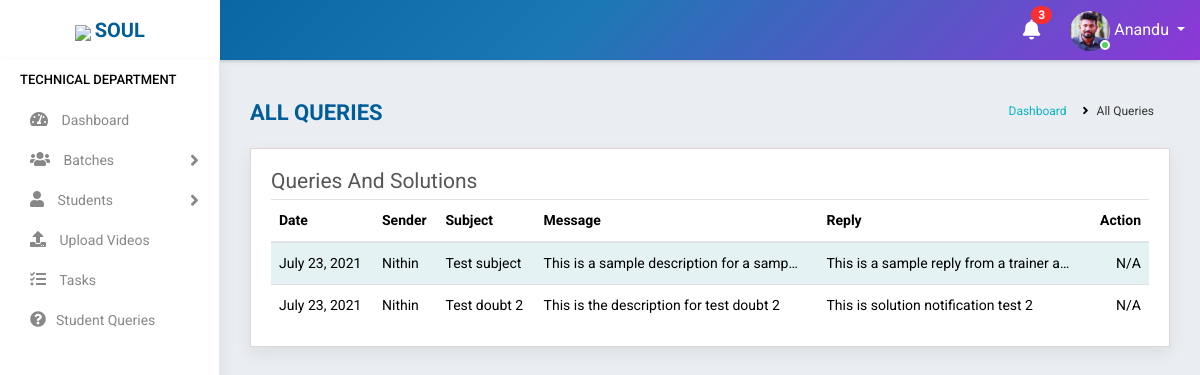
The app's page /view_queries/ (signed in), older data.
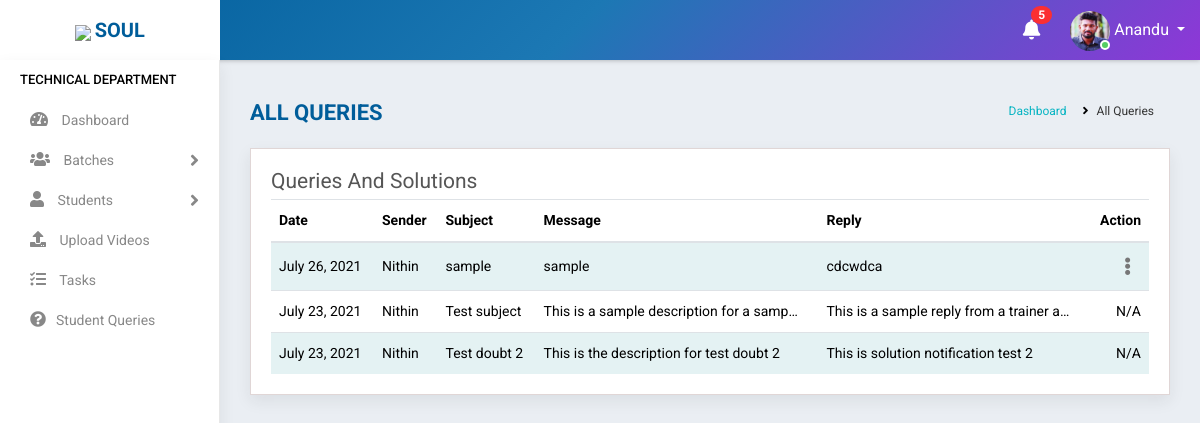
The same page, newer data.
### accounts/models.py (models this page shows, shortened)
class Doubt(models.Model):
    sender = models.ForeignKey(Student, on_delete=models.CASCADE,related_name='std',null=True,blank=True)
    receiver = models.ForeignKey(Staff,on_delete=models.CASCADE,related_name='tutor',null=True,limit_choices_to={'stype':"3"})
    subject = models.CharField(max_length=400,null=True)
    message = models.TextField(max_length=1500,null=True)
    ss1=models.ImageField(null=True,blank=True,default="")
    ss2=models.ImageField(null=True,blank=True,default="")
    ss3=models.ImageField(null=True,blank=True,default="")
    reply = models.TextField(max_length=1500, null=True, blank=True)
    datetime = models.DateField(auto_now_add=True,null=True, blank=True)
    status = models.CharField(max_length=100,choices=(('Not replied','Not replied'),('Replied','Replied')),default='Not replied',blank=True)

class Student(models.Model):
    state = (
    ('Andhra Pradesh','Andhra Pradesh'),
    ('Arunachal Pradesh','Arunachal Pradesh'),
    ('Assam','Assam'),
    ('Bihar','Bihar'),
    ('Chhattisgarh','Chattisgarh'),
    ('Goa','Goa'),
    ('Gujarat','Gujarat'),
    ('Haryana','Haryana'),
    ('Himachal Pradesh','Himachal Pradesh'),
    ('Jharkhand','Jharkhand'),
    ('Karnataka','Karnataka'),
    ('Kerala','Kerala'),
    ('Madhya Pradesh','Madhya Pradesh'),
    ('Maharashtra','Maharashtra'),
    ('Manipur','Manipur'),
    ('Meghalaya','Meghalaya'),
    ('Mizoram','Mizoram'),
    ('Nagaland','Nagaland'),
    ('Odisha','Odisha'),
    ('Rajasthan','Rajasthan'),
    ('Sikkim','Sikkim'),
    ('Tamil Nadu','Tamil Nadu'),
    ('Telangana','Telangana'),
    ('Tripura','Tripura'),
    ('Uttar Pradesh','Uttar Pradesh'),
    ('Uttarakhand','Uttarakhand'),
    ('West Bengal','West Bengal')
)
    groups = (
    ('AB+', 'AB+'),
    ('AB-', 'AB-'),
    ('A+', 'A+'),
    ('A-', 'A-'),
    ('B+', 'B+'),
    ('B-', 'B-'),
    ('O+', 'O+'),
    ('O-', 'O-'),
    )
    user= models.OneToOneField(User,on_delete=models.CASCADE,null=True,blank=True)
    name = models.CharField(max_length=100,blank=True)
    mobile = models.CharField(max_length=10,blank=True)
    email = models.EmailField(max_length=200,blank=True)
    sex = models.CharField(max_length=10,null=True,choices=(('Male','Male'),('Female','Female')),blank=True)
    dob = models.DateField(null=True, blank=True)
    blood_group = models.CharField(max_length=100,null=True, blank=True,choices=groups)
    house = models.CharField(max_length=100,null=True,blank=True)
    street =models.CharField(max_length=100,null=True,blank=True)
    street2 =models.CharField(max_length=100,null=True,blank=True)
    city = models.CharField(max_length=100,null=True,blank=True)
    state = models.CharField(max_length=100,null=True,choices=state,blank=True)
    course_enrolled = models.CharField(max_length=100,null=True,blank=True)
    now_attending = models.CharField(max_length=100,null=True,blank=True)
    start_date = models.DateField(null=True,blank=True)
    shared = models.BooleanField(default=False,choices=((True, 'Yes'), (False, 'No')),blank=True)
    payment = models.CharField(max_length=10,choices=(('Full','Full'),('Half','Half')),default='Half',blank=True)
    status = models.CharField(max_length=20,choices=(('Active','Active'),('Inactive','Inactive')),default='Active',blank=True)
    profile_pic = models.ImageField(null=True,blank=True,default="")
    total_fees = models.IntegerField(max_length=100,null=True,blank=True)
    fees_paid = models.IntegerField(max_length=100,null=True,blank=True)
    balance = models.IntegerField(max_length=100,null=True,blank=True)
    def __str__(self):
        return self.name

### accounts/views.py (the view)
# urls.py: path('view_queries/', ViewQueries.as_view(),name='view_queries'),
class ViewQueries(View):
    def get(self, request):
        user=request.user
        if user.is_authenticated:
            note = Notification.objects.filter(receiver=user).filter(status="Not Read").order_by('-datetime')
            no_count = note.count()
            try:
                s = Staff.objects.get(user=user)
                if s.stype == "3":
                    q= Doubt.objects.filter(receiver=s).order_by('-datetime')
                    return render(request,'accounts/queries.html',{'s':s,'no_count':no_count,'note':note,'q':q})
                else:
                    return redirect('home')
            except:
                return redirect('home')
        return redirect('logout')

### accounts/templates/accounts/queries.html (shortened to what this page needs)
{% extends 'accounts/main.html' %}
    {% block content %}
<div class="main-wrapper">
    {% include 'accounts/navbar.html' %}
    {% include 'accounts/sidebar_trainer.html' %}
        <div class="page-wrapper">
            <div class="content container-fluid">
                <div class="page-header">
                    <div class="row">
                        <div class="col-lg-7 col-md-12 col-sm-12 col-12">
                            <h5 class="text-uppercase">All Queries</h5>
                        </div>
                        <div class="col-lg-5 col-md-12 col-sm-12 col-12">
                            <ul class="list-inline breadcrumb float-right">
                                <li class="list-inline-item"><a href="{% url 'home' %}">Dashboard</a></li>
                                <li class="list-inline-item">All Queries</li>
                            </ul>
                        </div>
                    </div>
                </div>
                <div class="content-page">
                    <div class="row">
                        <div class="col-sm-8 col-5">
                            <h4 class="page-title">Queries and Solutions</h4>
                        </div>
                    </div>
                    <div class="row">
                        <div class="col-md-12">
                            <div class="table-responsive">
                                <table class="table table-striped custom-table">
                                    <thead>
                                        <tr>
                                            <th>Date</th>
                                            <th>Sender</th>
                                            <th>Subject</th>
                                            <th>Message</th>
                                            <th>Reply</th>
                                            <th class="text-right">Action</th>
                                        </tr>
                                    </thead>
                                    <tbody>
                                        {% for i in q %}
                                        <tr>
                                            <td>{{i.datetime}}</td>
                                            <td>{{i.sender}}</td>
                                            <td>{{i.subject}}</td>
                                            <td>{{i.message|truncatechars:40 }}</td>
                                            {% if i.reply %}
                                            <td>{{i.reply|truncatechars:40 }}</td>
                                            {% else %}
                                            <td>N/A</td>
                                            {% endif %}
                                            {% if i.status != "Replied" %}
                                            <td class="text-right">
                                                <div class="dropdown dropdown-action">
                                                    <a href="#" class="action-icon dropdown-toggle" data-toggle="dropdown"
                                                        aria-expanded="false"><i class="fas fa-ellipsis-v"></i></a>
                                                </div>
                                            </td>
                                            {% else %}
                                            <td class="text-right">N/A</td>
                                            {% endif %}
                                        </tr>
                                        {% endfor %}
                                    </tbody>
                                </table>
                            </div>
                        </div>
                    </div>
                </div>
            </div>
        </div>
    </div>
{% endblock %}

Row changes from the older to the newer data that the page shows:
added Doubt: datetime "July 26, 2021", sender "Nithin", subject "sample", message "sample", reply "cdcwdca", status "Not replied" (drawn)
Text that changed along with them:
{{ no_count }}: "3" → "5"
